Frame 1 (no input): blank canvas, image omitted
Frame 60 (no input): blank canvas, image omitted
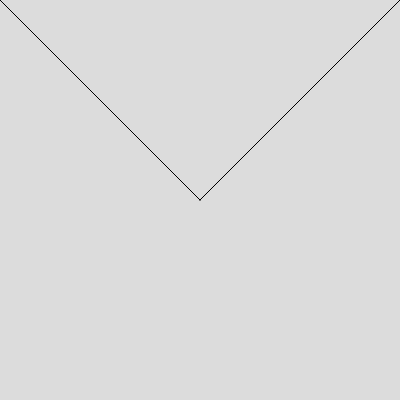
Frame 120 (the mouse pressed at the canvas centre since frame 60)

The p5.js sketch whose frames 1 and 60 were blank and that drew this single picture after the mouse press (run headless with seeded random() and noise() and a simulated clock; from frame 60 on, the mouse is pressed at the canvas centre):

// p5.js sketch
// ── sketch.js
function setup() {
  createCanvas(400, 400);
  background(220);
}

function draw() {

if (mouseIsPressed){
  stroke(map(mouseX, 0, 600, RGB, 0, 255, true))
  quad(mouseX, mouseY, pmouseX, pmouseY);
  triangle(width - mouseX, height = mouseY, width - pmouseX, height = pmouseY);

}

}
